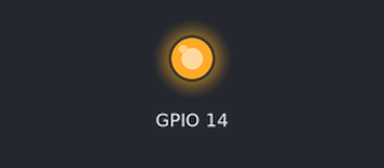
This program was run on a simulated Raspberry Pi (BCM pin numbers). Shown: output pins drawn as LEDs (lit = HIGH). At 5.5 s the program stops and its outputs stay as they are.

Above: at 0.1 s.
At 5.1 s:
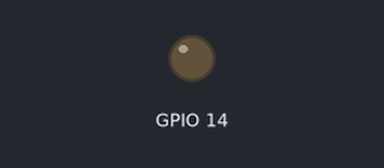
Timing chart, 0 to 6.6 s (numbered marks = the images above):
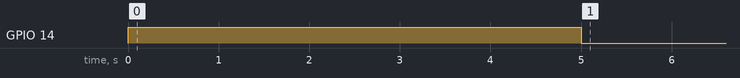

Measured:
- by itself, GPIO 14: LOW → HIGH at 0.00 s, → LOW 5.0 s later

The program:

main.py
```python
import RPi.GPIO

import time

# 指定GPIO口的選定模式為GPIO引腳編號模式（而非主板編號模式）

RPi.GPIO.setmode(RPi.GPIO.BCM)

# 指定GPIO14（就是LED長針連接的GPIO針腳）的模式為輸出模式

# 如果上面GPIO口的選定模式指定為主板模式的話，這裡就應該指定8號而不是14號。

RPi.GPIO.setup(14, RPi.GPIO.OUT)

# 循環10次

for i in range(0, 10):
    # 讓GPIO14輸出高電平（LED燈亮）
    RPi.GPIO.output(14, True)
    # 持續一段時間
    time.sleep(0.5)
# 讓GPIO14輸出低電平（LED燈滅）
RPi.GPIO.output(14, False)
# 持續一段時間
time.sleep(0.5)
# 最後清理GPIO口（不做也可以，建議每次程序結束時清理一下，好習慣）
RPi.GPIO.cleanup
```
